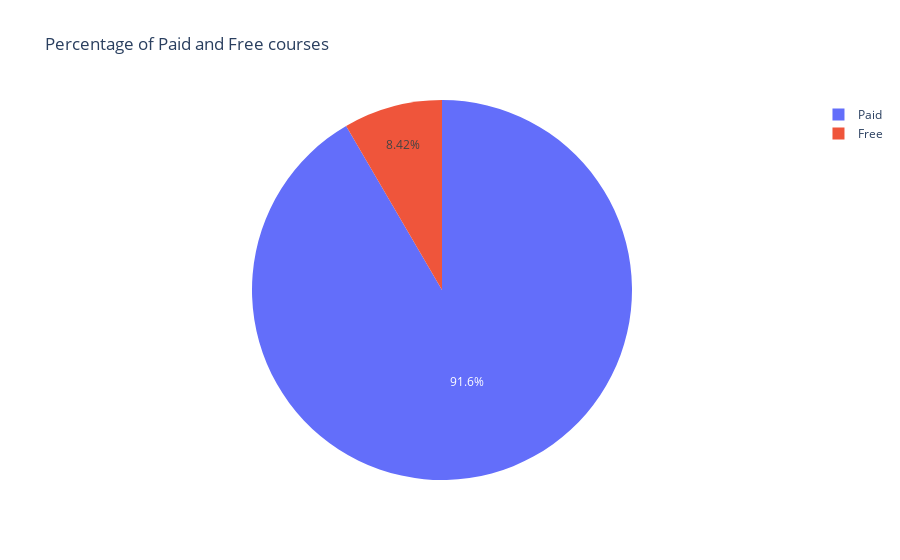

The notebook cell this image was saved under:
### Code cell
px.pie(names=['Paid','Free'], values=[t,f],title='Percentage of Paid and Free courses')

### Figure 1 — Plotly figure (JSON) as saved in the notebook; plotly's stock layout.template omitted (floating-point values rounded to 4 significant figures)
{"data": [{"domain": {"x": [0, 1], "y": [0, 1]}, "hovertemplate": "label=%{label}<br>value=%{value}<extra></extra>", "labels": ["Paid", "Free"], "legendgroup": "", "name": "", "showlegend": true, "type": "pie", "values": [3372, 310]}], "layout": {"legend": {"tracegroupgap": 0}, "title": {"text": "Percentage of Paid and Free courses"}}}
